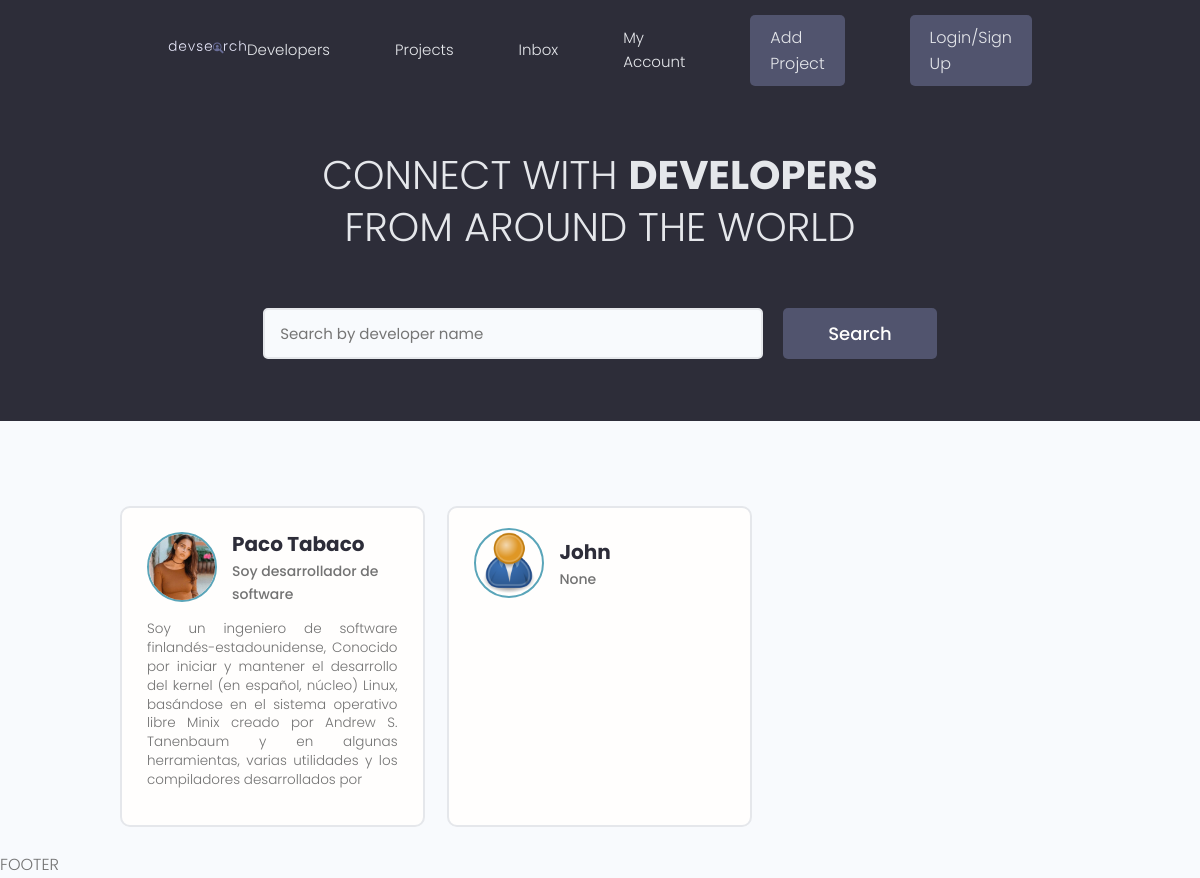
Before: / with the older database file.
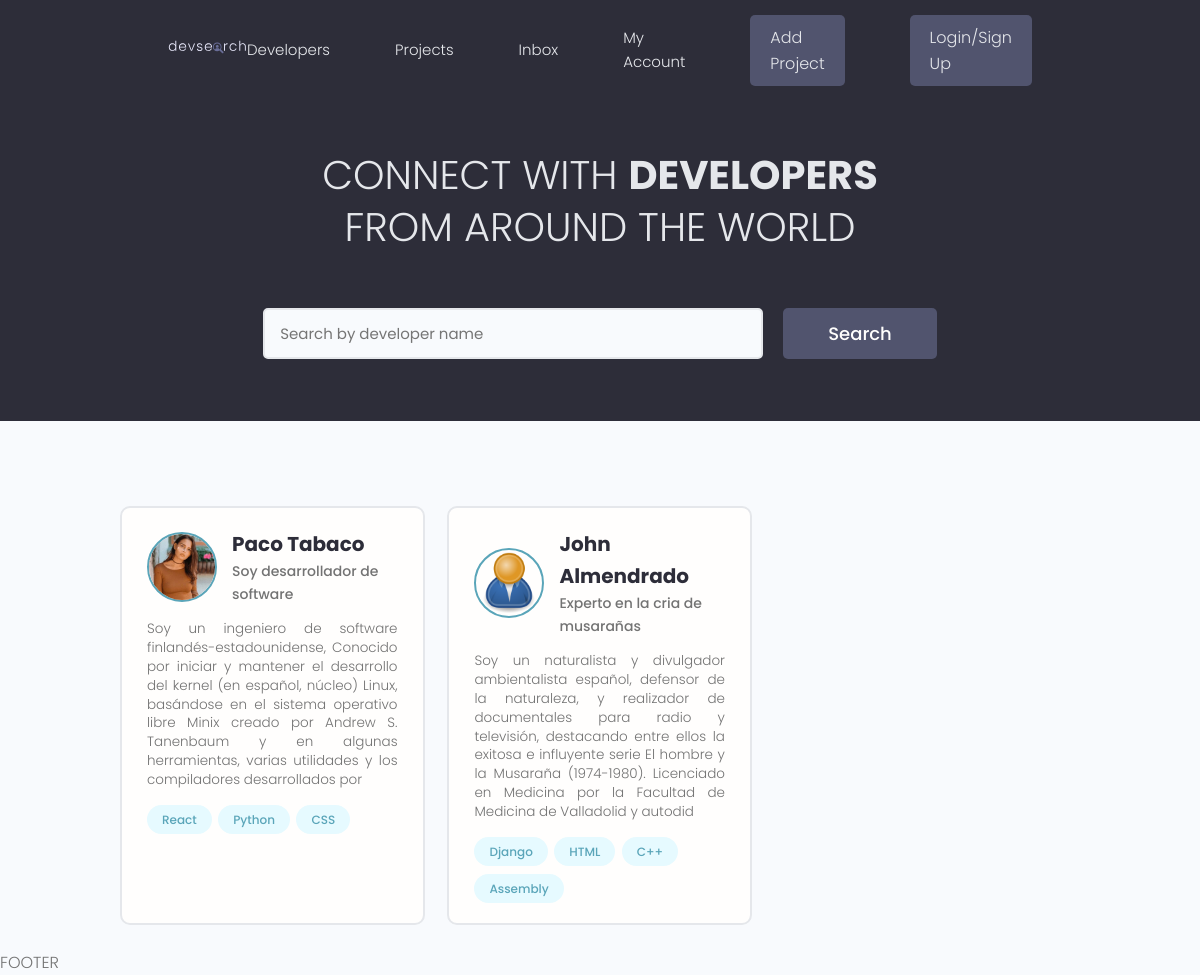
After: the same page with the newer database file.
### users/models.py (models this page shows, shortened)
class Profile(models.Model):
    user = models.OneToOneField(User, on_delete=models.CASCADE, null=True, blank=True)
    name = models.CharField(max_length=200, null=True, blank=True)
    email = models.EmailField(max_length=200, null=True, blank=True)
    username = models.CharField(max_length=200, null=True, blank=True)
    location = models.CharField(max_length=200, null=True, blank=True)
    short_intro = models.CharField(max_length=200, null=True, blank=True)
    bio = models.TextField(null=True, blank=True)
    profile_image = models.ImageField(null=True, blank=True, upload_to="profiles/", default="profiles/user-default.png")
    social_github = models.CharField(max_length=200, null=True, blank=True)
    social_twitter = models.CharField(max_length=200, null=True, blank=True)
    social_linkedin = models.CharField(max_length=200, null=True, blank=True)
    social_youtube = models.CharField(max_length=200, null=True, blank=True)
    social_website = models.CharField(max_length=200, null=True, blank=True)
    created = models.DateTimeField(auto_now_add=True)
    id = models.UUIDField(default=uuid.uuid4, unique=True, primary_key=True, editable=False)

class Skill(models.Model):
    owner = models.ForeignKey(Profile, on_delete=models.CASCADE, null=True, blank=True)
    name = models.CharField(max_length=150, null=True, blank=True)
    description = models.TextField(null=True, blank=True)
    created = models.DateTimeField(auto_now_add=True)

### users/views.py (the view)
# urls.py: path("", views.profiles, name="profiles"),
def profiles(request):
    profiles = models.Profile.objects.all()
    context = {
        "profiles": profiles,
    }
    return render(request, "users/profiles.html", context )

### users/templates/users/profiles.html (shortened to what this page needs)
{% extends "base.html" %}
{% block content %}
  <main class="home">
    <section class="hero-section text-center">
      <div class="container container--narrow">
        <div class="hero-section__box">
          <h2>CONNECT WITH <span>DEVELOPERS</span></h2>
          <h2>FROM AROUND THE WORLD</h2>
        </div>
        <div class="hero-section__search">
          <form class="form" action="#" method="get">
            <div class="form__field">
              <input class="input input--text" id="formInput#search" type="text" name="text"
                placeholder="Search by developer name" />
            </div>
            <input class="btn btn--sub btn--lg" type="submit" value="Search" />
          </form>
        </div>
      </div>
    </section>
    <section class="devlist">
      <div class="container">
        <div class="grid grid--three">
          {% for profile in profiles %}
          <div class="column card">
            <div class="dev">
              <a href="/profile.html" class="card__body">
                <div class="dev__profile">
                  <img class="avatar avatar--md" src="{{profile.profile_image.url}}" alt="image" />
                  <div class="dev__meta">
                    <h3>{{profile.name}}</h3>
                    <h5>{{profile.short_intro|slice:"60"}}</h5>
                  </div>
                </div>
                <p class="dev__info">
                  {{profile.bio|slice:"300" }}
                </p>
                <div class="dev__skills">
                  {% for skill in profile.skill_set.all %}
                    <span class="tag tag--pill tag--main">
                      <small>{{skill.name}}</small>
                    </span>
                  {% endfor %}
                </div>
              </a>
            </div>
          </div>
          {% endfor %}
        </div>
      </div>
    </section>
  </main>
{% endblock content %}

### templates/base.html (shortened to what this page needs)
<!DOCTYPE html>
{% load static %}
<html lang="en">
    <head>
      <link rel="stylesheet" href="https://cdn.iconmonstr.com/1.3.0/css/iconmonstr-iconic-font.min.css" />
      <link rel="stylesheet" href="{% static 'uikit/styles/uikit.css' %}" />
      <link rel="stylesheet" href="{% static 'styles/app.css' %}" />
    </head>
    <body>
        {% include "navbar.html" %}
        {% block content %}
        {% endblock content %}
        <p>FOOTER</p>
    </body>
</html>

### templates/navbar.html (shortened to what this page needs)
{% load static %}
  <header class="header">
    <div class="container container--narrow">
      <a href="{% url 'profiles' %}" class="header__logo">
        <img src="{% static 'images/logo.svg' %}" alt="DevSearch Logo" />
      </a>
      <nav class="header__nav">
        <ul class="header__menu">
          <li class="header__menuItem"><a href="{% url 'profiles' %}">Developers</a></li>
          <li class="header__menuItem"><a href="{% url 'projects' %}">Projects</a></li>
          <li class="header__menuItem"><a href="">Inbox</a></li>
          <li class="header__menuItem"><a href="">My Account</a></li>
          <li class="header__menuItem"><a href="{% url 'create-project' %}" class="btn btn--sub">Add Project</a></li>
          <li class="header__menuItem"><a href="" class="btn btn--sub">Login/Sign Up</a></li>
        </ul>
      </nav>
    </div>
  </header>

### static/styles/app.css (style rules this page uses)
:root { --color-sub: #2d2d39; }
.btn--sub { background-color: var(--color-sub-light); }
.card { border: 2px solid var(--color-light); }
img { width: 100%; }
.header { position: sticky; z-index: 111; background-color: var(--color-sub); padding: 1.5rem 0; }
.header > .container { display: flex; justify-content: space-between; align-items: center; }
.header__logo > img { height: 3.8rem; }
.header__nav > ul { display: inline-flex; align-items: center; list-style: none; gap: 6.5rem; }
.header__menuItem > a { color: var(--color-light); font-weight: 300; }
.hero-section { height: 40vh; display: flex; align-items: center; background-color: var(--color-sub); }
.hero-section__box { margin-bottom: 4rem; }
.hero-section__box > h2, .hero-section__box > h2 > span { font-size: 4rem; color: var(--color-light); line-height: 1.3; text-transform: uppercase; }
.hero-section__box > h2 { font-weight: 300; }
.hero-section__box > h2 > span { font-weight: 700; }
.hero-section__search > .form { display: flex; align-items: center; justify-content: center; gap: 2rem; }
.hero-section__search > .form input.input--text { width: 50rem; }
.devlist { margin-top: 8rem; }
.devlist .grid { align-items: stretch; }
.devlist .dev .dev__profile { display: flex; align-items: center; gap: 1.5rem; }
.devlist .dev .dev__meta h3 { color: var(--color-sub); font-size: 2rem; font-weight: 700; }
.devlist .dev .dev__meta h5 { color: var(--color-text); font-size: 1.4rem; font-weight: 500; }
.devlist .dev .dev__info { margin: 1.5rem 0; font-size: 1.35rem; line-height: 1.4; text-align: justify; }

### static/uikit/styles/modules/_variables.css (style rules this page uses)
:root { --color-main: #5aa5b9; --color-main-light: #e6faff; --color-sub: #3f4156; --color-sub-light: #51546e; --color-sub-lighter: #ededfd; --color-text: #737373; --color-gray: #8b8b8b; --color-light: #e5e7eb; --color-light-gray: #767676; --color-bg: #f8fafd; --color-white: #fffefd; --color-white-light: #f3f3f3; --color-success: #359e64; --color-success-bg: #def8e8; --color-error: #fc4b0b; --color-error-bg: #fff2ee; --font-base: 'Poppins', arial, helvetica, 'Segoe UI', roboto, ubuntu, sans-serif; --font-monospace: 'Fira Code', 'Courier New', courier, monospace; --font-regular: 300; --font-medium: 500; --font-bold: 700; --generic-shadow: 1px 1px 5px #00000010; --generic-transition: all 0.3s ease-in-out; }

### static/uikit/styles/modules/_base.css (style rules this page uses)
* { margin: 0; padding: 0; box-sizing: border-box; text-rendering: optimizeLegibility; color: inherit; font-size: inherit; }
html { font-size: 50%; }
@media only screen and (min-width: 480px) { html { font-size: 56.25%; } }
@media only screen and (min-width: 1200px) { html { font-size: 62.5%; } }
body { line-height: 1.6; font-weight: 400; font-size: 1.5rem; color: var(--color-text); background-color: var(--color-bg); min-height: 100vh; }

### static/uikit/styles/modules/_typography.css (style rules this page uses)
* { font-family: var(--font-base); }
h2 { font-size: 3.6rem; font-weight: var(--font-bold); }
h3 { font-size: 3.2rem; font-weight: var(--font-medium); }
h5 { font-size: 2.4rem; font-weight: var(--font-medium); }
h5, h6 { font-weight: var(--font-regular); }
p, span, strong { font-size: 1.6rem; color: var(--color-text); font-weight: var(--font-regular); }
a { padding-bottom: 2px; text-decoration: none; display: inline-block; color: var(--color-main); font-weight: var(--font-medium); }

### static/uikit/styles/modules/_utilities.css (style rules this page uses)
.container { width: 92%; max-width: 165rem; margin: 0 auto; box-sizing: border-box; }
.container--narrow { width: 92%; max-width: 120rem; }
@media screen and (min-width: 1000px) { .container { width: 90%; } }
@media screen and (min-width: 1000px) { .container--narrow { width: 85%; } }
@media screen and (min-width: 1200px) { .container { width: 80%; } }
@media screen and (min-width: 1200px) { .container--narrow { width: 72%; } }
.text-center { text-align: center; }

### static/uikit/styles/modules/_avatar.css (style rules this page uses)
.avatar { border-radius: 50%; border: 2px solid var(--color-main); object-fit: cover; }
.avatar--md { height: 7rem; width: 7rem; }

### static/uikit/styles/modules/_button.css (style rules this page uses)
.btn { display: inline-block; position: relative; cursor: pointer; background-color: var(--color-light); font-weight: var(--font-medium); color: var(--color-sub); text-decoration: none; padding: 1rem 2rem; border-radius: 0.5rem; border: none; width: -webkit-fit-content; width: -moz-fit-content; width: fit-content; height: -webkit-fit-content; height: -moz-fit-content; height: fit-content; font-size: 1.6rem; outline-width: 0; outline-color: transparent; -webkit-backface-visibility: hidden; backface-visibility: hidden; transition: all 0.3s ease-in-out; }
.btn--sub { background-color: var(--color-sub); color: var(--color-white); }
.btn--lg { font-size: 1.8rem; padding: 1.2rem 4.5rem; }

Changed rows visible on the page:
added Skill: name "React", shown under Profile "Paco Tabaco"
added Skill: name "Python", shown under Profile "Paco Tabaco"
added Skill: name "CSS", shown under Profile "Paco Tabaco"
changed Profile: name "John" → "John Almendrado"; short_intro "None" → "Experto en la cria de musarañas"; bio (not shown) → "Soy un naturalista y divulgador ambientalista español, defensor de la naturaleza, y realizador de documentales para radio y televisión, destacando entre ellos la exitosa e influyente serie El hombre y la Musaraña (1974-1980). Licenciado en Medicina por la Facultad de Medicina de Valladolid y autodid"
added Skill: name "Django", shown under Profile "John Almendrado"
added Skill: name "HTML", shown under Profile "John Almendrado"
added Skill: name "C++", shown under Profile "John Almendrado"
added Skill: name "Assembly", shown under Profile "John Almendrado"
